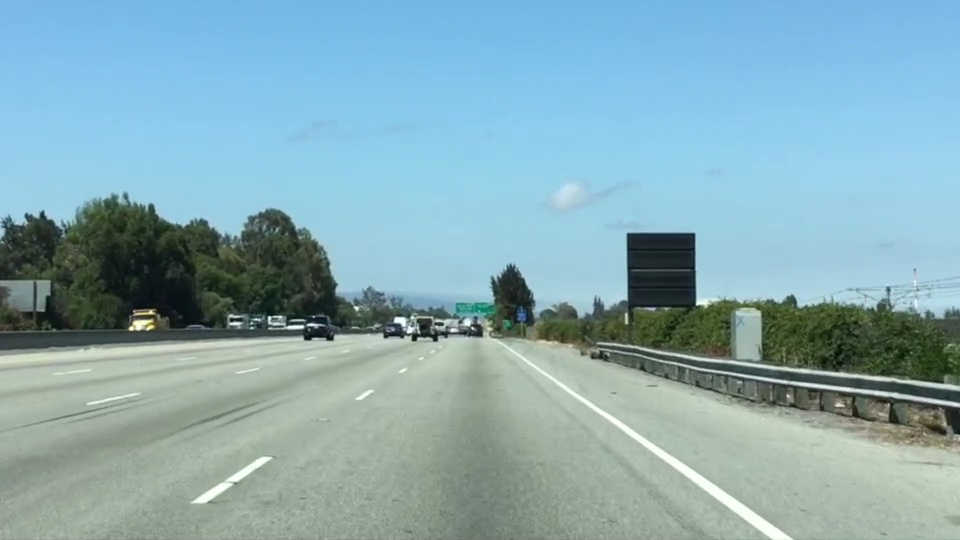
#> input picture documentation/lesson-2/images/highway.jpg, 960 x 540 px, found by its file name
$ python main.py
#> lines starting #> are read from the running program, lines starting #| are printed output that depends on the picture
import matplotlib.pyplot as plt
import matplotlib.image as mpimg
import numpy as np

# Read in the image and print some stats
image = mpimg.imread('images/highway.jpg')
#> image is the input picture: shape (540, 960, 3); mean R, G, B 135.5, 171.1, 179.2
print('This image is: ', type(image), 'with dimensions:', image.shape)
#| This image is:  <class 'numpy.ndarray'> with dimensions: (540, 960, 3)

# Pull the x and y size and make a copy of the image
ysize = image.shape[0]
#> ysize = 540
xsize = image.shape[1]
#> xsize = 960
color_select = np.copy(image)
line_image = np.copy(image)

# Define color selection criteria
red_threshold = 0
green_threshold = 0
blue_threshold = 0
rgb_threshold = [red_threshold, green_threshold, blue_threshold]

# Define a triangle region of interest
left_bottom = [0, 539]
right_bottom = [900, 300]
apex = [400, 0]

# Fit lines (y=Ax+B) to identify the 3 sided region of interest
# np.polyfit() returns the coefficients [A, B] of the fit
fit_left = np.polyfit((left_bottom[0], apex[0]), (left_bottom[1], apex[1]), 1)
fit_right = np.polyfit((right_bottom[0], apex[0]), (right_bottom[1], apex[1]), 1)
fit_bottom = np.polyfit((left_bottom[0], right_bottom[0]), (left_bottom[1], right_bottom[1]), 1)

# Mask pixels below the threshold
color_thresholds = (image[:,:,0] < rgb_threshold[0]) \
            | (image[:,:,1] < rgb_threshold[1]) \
            | (image[:,:,2] < rgb_threshold[2])
#> color_thresholds: shape (540, 960) bool; every value is 0

# Find the region inside the lines
XX, YY = np.meshgrid(np.arange(0, xsize), np.arange(0, ysize))
region_thresholds = (YY > (XX*fit_left[0] + fit_left[1])) & \
                    (YY > (XX*fit_right[0] + fit_right[1])) & \
                    (YY < (XX*fit_bottom[0] + fit_bottom[1]))

# Mask color selection
color_select[color_thresholds] = [0,0,0]

# Find where image is both colored right and in the region
line_image[~color_thresholds & region_thresholds] = [255,0,0]
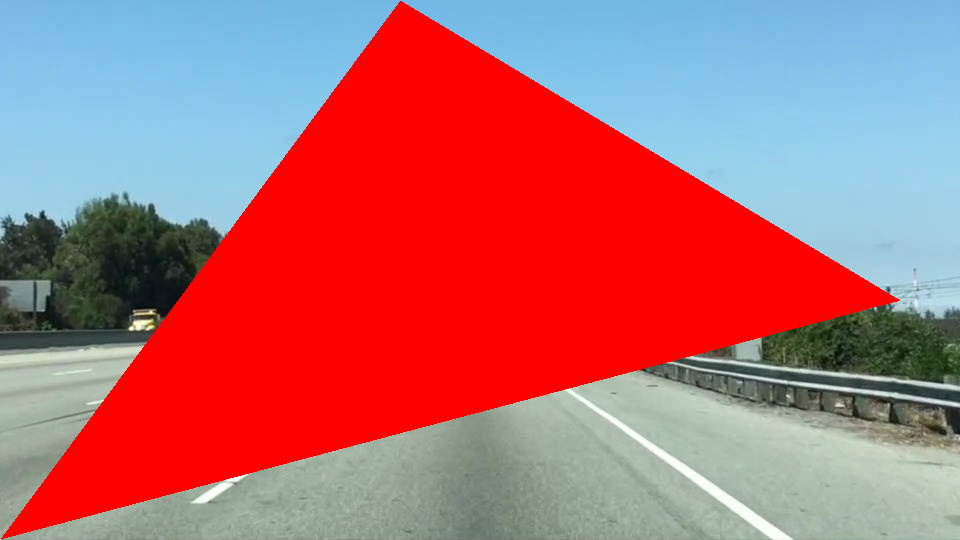
#> line_image: shape (540, 960, 3); mean R, G, B 180.2, 107.5, 113.8

# Display our two output images
plt.imshow(color_select)
plt.imshow(line_image)

# uncomment if plot does not display
# plt.show()
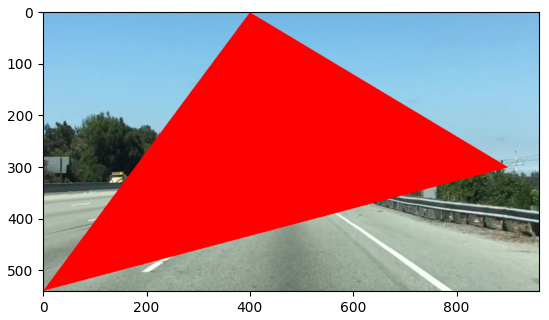
#> figure drawn by matplotlib, 1 panel
